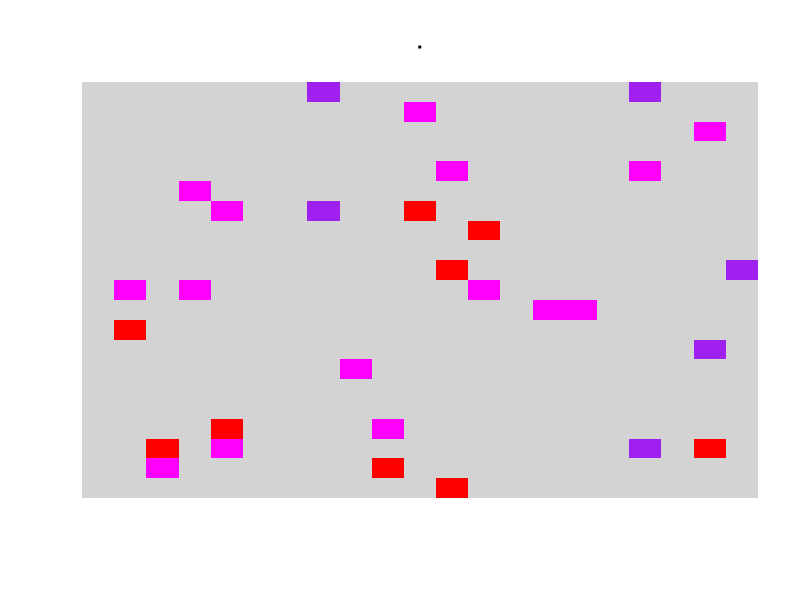

Write R code to recreate this figure. (Note: this script raises an error after producing the figure.)
conductor = function(size = 40, foods = 13, energy = FALSE, erase.tail=TRUE, 
  move.diagonal = FALSE, grow = TRUE, wait = TRUE) {

  # size: n x n sized grid as the stage
  # foods: number of food tiles
  # energy: number of default steps for snakes before they cannot move;
  #   after reaching a food tile, that snake will increase its energy
  # erase.tail: whether or not to erase the tail after it has moved beyond a tile
  # move.diagonal: ability for the snakes to move diagonally
  # grow: whether or not a snake's body will increase in length after eating a food
  # wait: whether you want to watch the whole game play out or only the conclusion
  
  set.up.the.stage = function(size. = size, foods. = foods){
    coordinates = sample(seq(size.), foods. * 2, replace=T)
    the.grid = matrix(rep(0, size. * size.), nrow=size.)
    gem.coord.mat = matrix(coordinates, ncol=2, byrow=T)
    gem.coord.mat = cbind(gem.coord.mat, rep(0, foods.))
    
    for(i in  seq(length(coordinates) / 2)) {
      if (i == ceiling(foods. / 2)) {
        the.grid[coordinates[(2 * i) - 1], coordinates[2 * i]] = 1 #midpoint is the same color as starting
        gem.coord.mat[i, 3] = 1
      }
      else if ((i - 1) %% 4 == 0) {
        the.grid[coordinates[(2 * i) - 1], coordinates[2 * i]] = 1
        gem.coord.mat[i, 3] = 1
      }
      else if ((i - 1) %% 4 == 1) {
        the.grid[coordinates[(2 * i) - 1], coordinates[2 * i]] = 2
        gem.coord.mat[i, 3] = 2
      }
      else if ((i - 1) %% 4 == 2) {
        the.grid[coordinates[(2 * i) - 1], coordinates[2 * i]] = 3
        gem.coord.mat[i, 3] = 3
      }
      else if ((i - 1) %% 4 == 3) {
        the.grid[coordinates[(2 * i) - 1], coordinates[2 * i]] = 2
        gem.coord.mat[i, 3] = 2
      }
    }
    return(list(the.grid, gem.coord.mat))
    #E S C S   E   S C S E
    #1 2 3 4   5   6 7 8 9 Multiple of 4 + 1
  }
  
  point.of.snake.head = function(size. = size) {
    x.coord = 0
    y.coord = 0
    statement = paste("A number between 2 and", size. - 1, "inclusive.")
    print("Where do you want to put the head of your train?")
    x.coord = as.integer(readline(
      paste("Conductor, the x-coordinate, please.", statement, "> ")))
    while(x.coord < 2 | (size. - 1) < x.coord) x.coord = 
      as.integer(readline(paste("MrDrProfessor Engineer:", statement, "> ")))
    y.coord = as.integer(readline(
      paste("Conductor, the y-coordinate, please.", statement, "> ")))
    while(y.coord < 2 | (size. - 1) < y.coord) y.coord = 
      as.integer(readline(paste("MrDrProfessor Engineer:", statement, "> ")))
    return(c(x.coord, y.coord))
  }
  
  put.snake.body = function(snake.head, which_snake) {
    for(i in -1:1) {
      for(j in -1:1) {
        the.grid[snake.head[1] + i, snake.head[2] + j] = which_snake + 3
      }
    }
    return(the.grid)
  }
  
  make.snake = function(snake.head) {
    snake.body = c(snake.head[1], snake.head[2], #5
                   snake.head[1], snake.head[2] + 1, #2
                   snake.head[1] - 1, snake.head[2] + 1, #1
                   snake.head[1] - 1, snake.head[2], #4
                   snake.head[1] - 1, snake.head[2] - 1, #7
                   snake.head[1], snake.head[2] - 1, #8
                   snake.head[1] + 1, snake.head[2] - 1, #9
                   snake.head[1] + 1, snake.head[2], #6
                   snake.head[1] + 1, snake.head[2] + 1) #3
  }

  find.gem = function(snake.head, gem.coordinates, size. = size, diag = move.diagonal) {
    
    add.direc = function(vec, direction) {
      vec[1] = vec[1] + direction[1]
      vec[2] = vec[2] + direction[2]
      return(vec)
    }
    
    bump = function(snake.head, direction) {
      problem = c(0, 0)
      for (i in seq(length(snake.head))) {
        if (snake.head[i] == 1) problem[i] = 1
        else if (snake.head[i] == size.) problem[i] = 2
      }
      
      invalid.directions = numeric()
      invalid.directions = switch(as.character(problem[1]),
                                  '0' = invalid.directions,
                                  '1' = c(invalid.directions, 1, 4, 7),
                                  '2' = c(invalid.directions, 3, 6, 9)) 
      invalid.directions = switch(as.character(problem[2]),
                                  '0' = invalid.directions,
                                  '1' = c(invalid.directions, 7, 8, 9),
                                  '2' = c(invalid.directions, 1, 2, 3)) 
      
      if(direction %in% invalid.directions) {
        direction = find.gem(snake.head, gem.coordinates)
        direction = bump(snake.head, direction)
      }
      return(direction)
    }
    
    distance = numeric(9) + 2 * size.
    distance[2] = dist(rbind(add.direc(snake.head, c(0, 1)), gem.coordinates)) #2
    distance[4] = dist(rbind(add.direc(snake.head, c(-1, 0)), gem.coordinates)) #4
    distance[5] = dist(rbind(add.direc(snake.head, c(0, 0)), gem.coordinates)) #5 weird case
    distance[6] = dist(rbind(add.direc(snake.head, c(1, 0)), gem.coordinates)) #6
    distance[8] = dist(rbind(add.direc(snake.head, c(0, -1)), gem.coordinates)) #8
    direction = sample(rep(order(distance), c(85, 10, 5, 0, 0, 0, 0, 0, 0)), 1)
    # if food is in ordinal direction, then 10% chance of doing nothing
    # if food is in non-ordinal direction, then 5% of doing nothing
    
    if(diag) {
      distance[1] = dist(rbind(add.direc(snake.head, c(-1, 1)), gem.coordinates)) #1
      distance[3] = dist(rbind(add.direc(snake.head, c(1, 1)), gem.coordinates)) #3
      distance[7] = dist(rbind(add.direc(snake.head, c(-1, -1)), gem.coordinates)) #7
      distance[9] = dist(rbind(add.direc(snake.head, c(1, -1)), gem.coordinates)) #9
      direction = sample(rep(order(distance), c(70, 10, 10, 5, 5, 0, 0, 0, 0)), 1)
      # almost always 5% chance of doing nothing if able to move diagonally
    }
    
    
    direction = bump(snake.head, direction)
    #recursive; continues until finds valid move, cannot crash into wall
    return(direction)
  }
  
  move.head = function(snake.head, direction) {
    new.coordinates = switch(as.character(direction),
      '1' = c(snake.head[1] - 1, snake.head[2] + 1),
      '2' = c(snake.head[1], snake.head[2] + 1),
      '3' = c(snake.head[1] + 1, snake.head[2] + 1),
      '4' = c(snake.head[1] - 1, snake.head[2]),
      '5' = c(snake.head[1], snake.head[2]), #strange case
      '6' = c(snake.head[1] + 1, snake.head[2]),
      '7' = c(snake.head[1] - 1, snake.head[2] - 1),
      '8' = c(snake.head[1], snake.head[2] - 1),
      '9' = c(snake.head[1] + 1, snake.head[2] - 1) ) 
    return(new.coordinates)
  }
  
  move.snake = function(snake.body, which_snake, erasetail = erase.tail) {
    if(erasetail) the.grid[snake.body[length(snake.body) - 1],
      snake.body[length(snake.body)]] = 0
    for(index in seq(1, 18, 2)) {
      the.grid[snake.body[index], snake.body[index + 1]] = which_snake + 3
    }
    return(the.grid)
  }
  
  snake.match = function(snake.body, specific.gem.coordinates) {
    if (is.na(specific.gem.coordinates[1])) return(0)
    else if(snake.body[1] == specific.gem.coordinates[1] & 
            snake.body[2] == specific.gem.coordinates[2]) return(1)
    else return(0)
  }
  
  updated.matrix = function(mat, keep) {
    if(keep == "head") return(matrix(mat[-nrow(mat), ], ncol=3))
    if(keep == "tail") return(matrix(mat[-1, ], ncol=3))
  }
  # to update matrix, if matrix is subseted to be 1 row, it becomes
  # a vector automatically, but we still need the properties to be matrix
  # This is primarily to deal with redrawing foods if traveled on but not eaten.
  
  redraw.grid = function(thegrid, gem.mat) {
    if(nrow(gem.mat) == 0) return(thegrid)
    
    for(i in seq(nrow(gem.mat))) {
      condition = thegrid[gem.mat[i, 1], gem.mat[i, 2]] %in% c(4, 5)
      if(!condition) thegrid[gem.mat[i, 1], gem.mat[i, 2]] = gem.mat[i, 3]
    }
    return(thegrid)
  }
  
  size = size # size of the grid/stage
  foods = foods # number of food tiles
  energy = energy # initialize number of steps snake can move to get to 1st food
  erase.tail = erase.tail # whether or not snake's tail is erased or not
  move.diagonal = move.diagonal # ability for snake to move in all directions
  
  the.color = c('lightgrey', 'red', 'green', 'magenta', 'blue', 'purple')
  results = set.up.the.stage()
  grid.stepped.on = matrix(rep(0, size * size), nrow=size)
  the.grid = results[[1]]
  gem.coordinates.matrix = results[[2]]
  player.1 = player.2 = 0
  if (energy) energy.1 = energy.2 = energy
  else energy.1 = energy.2 = size #energy is an implicit argument
  # idea is to have it dynamically adjusted
  image(the.grid, col = the.color, axes=FALSE, main=".")
  Sys.sleep(.5)
  
  snake.head.1 = point.of.snake.head(size)
  snake.head.2 = point.of.snake.head(size)
  snake.body.1 = make.snake(snake.head.1)
  snake.body.2 = make.snake(snake.head.2)
  the.grid = put.snake.body(snake.body.1, 1)
  the.grid = put.snake.body(snake.body.2, 2)

  image(the.grid, col = the.color, axes=FALSE, main=".")
  Sys.sleep(4)
  
  while(nrow(gem.coordinates.matrix) & (energy.1 | energy.2)) {
    if (energy.1 > 0){
      direction.1 = find.gem(snake.head.1, gem.coordinates.matrix[1, 1:2])
      snake.head.1 = move.head(snake.head.1, direction.1)
      grid.stepped.on[snake.head.1[1], snake.head.1[2]] = grid.stepped.on[
        snake.head.1[1], snake.head.1[2]] + 1
      snake.body.1 = c(snake.head.1, snake.body.1)
      the.grid = move.snake(snake.body.1, 1)
      if(!snake.match(snake.head.1, gem.coordinates.matrix[1, 1:2]) | 
         !grow) snake.body.1 = head(snake.body.1, length(snake.body.1) - 2)
      energy.1 = energy.1 - 1
      #print(energy.1)
    }
    
    if (energy.2 > 0){
      direction.2 = find.gem(snake.head.2, gem.coordinates.matrix[nrow(
        gem.coordinates.matrix), 1:2])
      snake.head.2 = move.head(snake.head.2, direction.2)
      grid.stepped.on[snake.head.2[1], snake.head.2[2]] = grid.stepped.on[
        snake.head.2[1], snake.head.2[2]] + 1
      snake.body.2 = c(snake.head.2, snake.body.2)
      the.grid = move.snake(snake.body.2, 2)
      if(!snake.match(snake.head.2, gem.coordinates.matrix[nrow(
        gem.coordinates.matrix), 1:2]) | !grow) snake.body.2 = head(
          snake.body.2, length(snake.body.2) - 2)
      energy.2 = energy.2 - 1
      #print(energy.2)
    }

    the.grid = redraw.grid(the.grid, gem.coordinates.matrix) # gems will reappear
    if(wait) {
      image(the.grid, col = the.color, axes=FALSE, main=".")
      Sys.sleep(.25)
    }
    
    if(snake.match(snake.head.1, gem.coordinates.matrix[1, 1:2])) {
      gem.coordinates.matrix = updated.matrix(gem.coordinates.matrix, "tail")
      player.1 = player.1 + 1
      energy.1 = energy.1 + as.integer(size * .75)
    }
    
    if(snake.match(snake.head.2, gem.coordinates.matrix[nrow(
      gem.coordinates.matrix), 1:2])) {
      gem.coordinates.matrix = updated.matrix(gem.coordinates.matrix, "head")
      player.2 = player.2 + 1
      energy.2 = energy.2 + as.integer(size * .75)
    }

  }
    
  scores = paste("P1 Score:", player.1, "; P2 Score:", player.2)
  steps = paste("Steps left: P1:", energy.1, "; P2:", energy.2)
  if(player.1 > player.2) {
    image(the.grid, col = the.color, axes=FALSE, main=paste("Player 1 Wins!", 
      scores), xlab=steps)
  } else if(player.1 < player.2) {
    image(the.grid, col = the.color, axes=FALSE, main=paste("Player 2 Wins!", 
      scores), xlab=steps)
  } else {
    image(the.grid, col = the.color, axes=FALSE, main=paste("Tie!", scores),
      xlab=steps)
  }
  
  Sys.sleep(3)
  return(grid.stepped.on)
}

# hint: look at all the possible arguments for conductor function
# hint: notice what is usually the color of the first food tile
# hint: notice what is usually the color of the midpoint food tile
grid.stepped.on = conductor(size=21, foods = 30, energy = 150, erase.tail = T, 
    grow=F, wait = T) #ideally foods is (multiple of 4) + 1
#image(grid.stepped.on)
#contour(seq(ncol(grid.stepped.on)), seq(nrow(grid.stepped.on)), grid.stepped.on)
#persp(seq(ncol(grid.stepped.on)), seq(nrow(grid.stepped.on)), grid.stepped.on, 
#      theta =30, phi =40)

